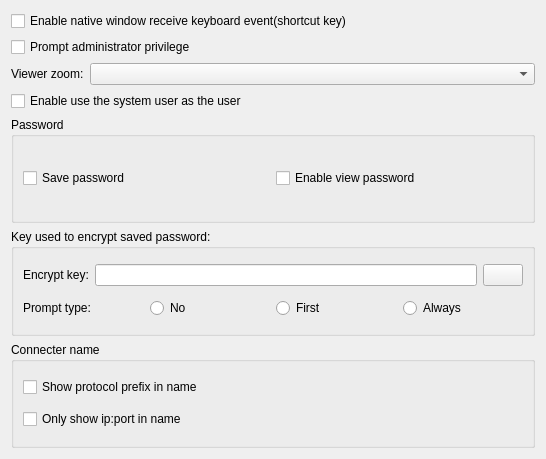
<?xml version="1.0" encoding="UTF-8"?>
<ui version="4.0">
 <class>CParameterPluginUI</class>
 <widget class="QWidget" name="CParameterPluginUI">
  <property name="geometry">
   <rect>
    <x>0</x>
    <y>0</y>
    <width>546</width>
    <height>459</height>
   </rect>
  </property>
  <property name="windowTitle">
   <string>Remote desktop</string>
  </property>
  <layout class="QGridLayout" name="gridLayout">
   <item row="0" column="0">
    <widget class="QCheckBox" name="cbNativeWindowReceiveKeyboard">
     <property name="text">
      <string>Enable native window receive keyboard event(shortcut key)</string>
     </property>
    </widget>
   </item>
   <item row="3" column="0">
    <widget class="QCheckBox" name="cbEnableUserName">
     <property name="text">
      <string>Enable use the system user as the user</string>
     </property>
    </widget>
   </item>
   <item row="2" column="0">
    <layout class="QHBoxLayout" name="horizontalLayout">
     <item>
      <widget class="QLabel" name="label">
       <property name="sizePolicy">
        <sizepolicy hsizetype="Preferred" vsizetype="Preferred">
         <horstretch>0</horstretch>
         <verstretch>0</verstretch>
        </sizepolicy>
       </property>
       <property name="text">
        <string>Viewer zoom:</string>
       </property>
      </widget>
     </item>
     <item>
      <widget class="QComboBox" name="cbViewZoom">
       <property name="sizePolicy">
        <sizepolicy hsizetype="Expanding" vsizetype="Fixed">
         <horstretch>0</horstretch>
         <verstretch>0</verstretch>
        </sizepolicy>
       </property>
      </widget>
     </item>
    </layout>
   </item>
   <item row="1" column="0">
    <widget class="QCheckBox" name="cbPromptAdminPrivilege">
     <property name="text">
      <string>Prompt administrator privilege</string>
     </property>
    </widget>
   </item>
   <item row="6" column="0">
    <widget class="QGroupBox" name="groupBox_2">
     <property name="title">
      <string>Connecter name</string>
     </property>
     <layout class="QGridLayout" name="gridLayout_4">
      <item row="0" column="0">
       <widget class="QCheckBox" name="cbShowPrefix">
        <property name="text">
         <string>Show protocol prefix in name</string>
        </property>
       </widget>
      </item>
      <item row="1" column="0">
       <widget class="QCheckBox" name="cbShowIPPort">
        <property name="text">
         <string>Only show ip:port in name</string>
        </property>
       </widget>
      </item>
     </layout>
    </widget>
   </item>
   <item row="5" column="0">
    <widget class="QGroupBox" name="groupBox_3">
     <property name="title">
      <string>Key used to encrypt saved password:</string>
     </property>
     <layout class="QGridLayout" name="gridLayout_2">
      <item row="0" column="0">
       <layout class="QHBoxLayout" name="horizontalLayout_3">
        <item>
         <widget class="QLabel" name="label_2">
          <property name="sizePolicy">
           <sizepolicy hsizetype="Preferred" vsizetype="Preferred">
            <horstretch>0</horstretch>
            <verstretch>0</verstretch>
           </sizepolicy>
          </property>
          <property name="text">
           <string>Encrypt key:</string>
          </property>
         </widget>
        </item>
        <item>
         <widget class="QLineEdit" name="leEncryptKey">
          <property name="inputMask">
           <string/>
          </property>
          <property name="echoMode">
           <enum>QLineEdit::EchoMode::Password</enum>
          </property>
         </widget>
        </item>
        <item>
         <widget class="QPushButton" name="pbEncryptKey">
          <property name="text">
           <string/>
          </property>
          <property name="icon">
           <iconset theme="eye-on"/>
          </property>
         </widget>
        </item>
       </layout>
      </item>
      <item row="1" column="0">
       <layout class="QHBoxLayout" name="horizontalLayout_2">
        <item>
         <widget class="QLabel" name="label_3">
          <property name="text">
           <string>Prompt type:</string>
          </property>
         </widget>
        </item>
        <item>
         <widget class="QRadioButton" name="rbPromptNo">
          <property name="sizePolicy">
           <sizepolicy hsizetype="Preferred" vsizetype="Fixed">
            <horstretch>0</horstretch>
            <verstretch>0</verstretch>
           </sizepolicy>
          </property>
          <property name="text">
           <string>No</string>
          </property>
         </widget>
        </item>
        <item>
         <widget class="QRadioButton" name="rbPromptFirst">
          <property name="sizePolicy">
           <sizepolicy hsizetype="Preferred" vsizetype="Fixed">
            <horstretch>0</horstretch>
            <verstretch>0</verstretch>
           </sizepolicy>
          </property>
          <property name="text">
           <string>First</string>
          </property>
         </widget>
        </item>
        <item>
         <widget class="QRadioButton" name="rbPromptAlways">
          <property name="sizePolicy">
           <sizepolicy hsizetype="Preferred" vsizetype="Fixed">
            <horstretch>0</horstretch>
            <verstretch>0</verstretch>
           </sizepolicy>
          </property>
          <property name="text">
           <string>Always</string>
          </property>
         </widget>
        </item>
       </layout>
      </item>
     </layout>
    </widget>
   </item>
   <item row="4" column="0">
    <widget class="QGroupBox" name="groupBox">
     <property name="title">
      <string>Password</string>
     </property>
     <layout class="QGridLayout" name="gridLayout_3">
      <item row="0" column="0">
       <layout class="QHBoxLayout" name="horizontalLayout_5">
        <item>
         <widget class="QCheckBox" name="cbSavePassword">
          <property name="text">
           <string>Save password</string>
          </property>
         </widget>
        </item>
        <item>
         <widget class="QCheckBox" name="cbEnableViewPassword">
          <property name="text">
           <string>Enable view password</string>
          </property>
         </widget>
        </item>
       </layout>
      </item>
     </layout>
    </widget>
   </item>
  </layout>
 </widget>
 <tabstops>
  <tabstop>leEncryptKey</tabstop>
  <tabstop>pbEncryptKey</tabstop>
  <tabstop>rbPromptNo</tabstop>
  <tabstop>rbPromptFirst</tabstop>
  <tabstop>rbPromptAlways</tabstop>
  <tabstop>cbSavePassword</tabstop>
  <tabstop>cbEnableViewPassword</tabstop>
  <tabstop>cbShowPrefix</tabstop>
  <tabstop>cbShowIPPort</tabstop>
 </tabstops>
 <resources/>
 <connections/>
</ui>
